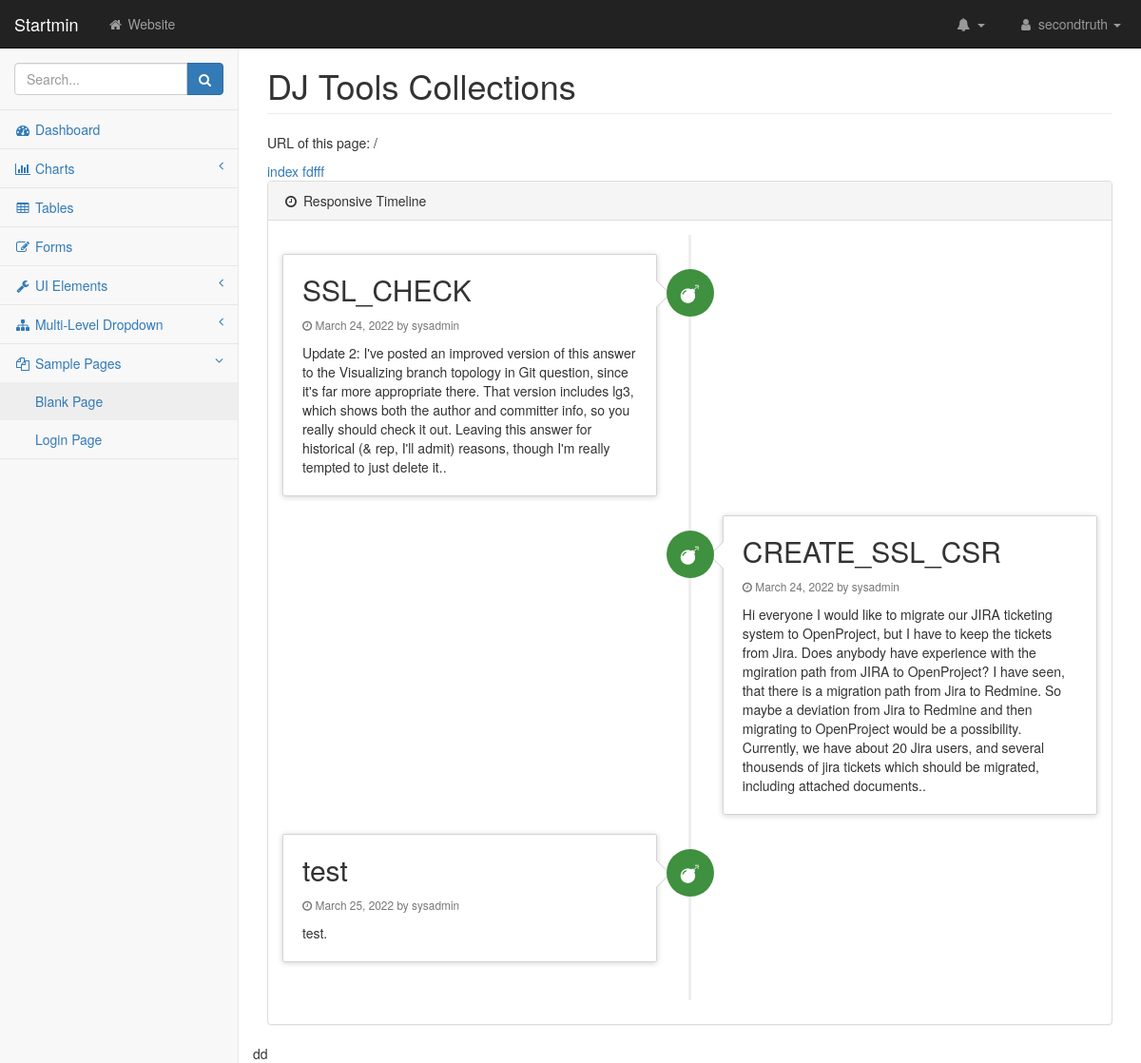
The page / on the database its author committed.
### service/models.py (models this page shows, shortened)
class Services(models.Model):
    service_title = models.CharField(max_length=100)
    service_desc = models.TextField()
    service_create_date = models.DateTimeField(default=timezone.now)
    service_author = models.ForeignKey(User,on_delete=models.CASCADE)
    service_status = models.IntegerField(default=1)

### service/views.py (the view)
# urls.py: path('', ServicesListView.as_view(), name='service-home'),
class ServicesListView(ListView):
    model = Services
    template_name = 'service/services.html'
    context_object_name = 'services'

### service/templates/service/services.html
 {% extends 'service/base.html' %}
 {% block content %}
    <a> index fdfff </a>
    <div class="panel panel-default">
      <div class="panel-heading">
          <i class="fa fa-clock-o fa-fw"></i> Responsive Timeline
      </div>
      <div class="panel-body">
          <ul class="timeline">
            {% for service in services %}
                {% if   service.service_status == 1 %}
                    <li class="{% cycle '' 'timeline-inverted' %}">
                            <div class="timeline-badge  success"><i class="fa fa-bomb"></i></div>
                            <div class="timeline-panel">
                                <div class="timeline-heading">
                                    <h2 class="timeline-title"> {{ service.service_title}} </h2>
                                    <p>
                                        <small class="text-muted"><i class="fa fa-clock-o"></i>  {{ service.service_create_date|date:"F d, Y" }}
                                        by {{ service.service_author }}
                                        </small>
                                    </p>
                                </div>
                                <div class="timeline-body">
                                    <p>{{ service.service_desc }}.</p>
                                </div>
                            </div>
                    </li>
                {% endif %}
            {% endfor %}
          </ul>
      </div>
  </div>
 {% endblock content %}

### service/static/service/css/startmin.css (style rules this page uses)
body { background-color: #f8f8f8; }

### service/static/service/css/timeline.css (style rules this page uses)
.timeline { position: relative; padding: 20px 0 20px; list-style: none; }
.timeline:before { content: " "; position: absolute; top: 0; bottom: 0; left: 50%; width: 3px; margin-left: -1.5px; background-color: #eeeeee; }
.timeline > li { position: relative; margin-bottom: 20px; }
.timeline > li:before, .timeline > li:after { content: " "; display: table; }
.timeline > li:after { clear: both; }
.timeline > li > .timeline-panel { float: left; position: relative; width: 46%; padding: 20px; border: 1px solid #d4d4d4; border-radius: 2px; -webkit-box-shadow: 0 1px 6px rgba(0,0,0,0.175); box-shadow: 0 1px 6px rgba(0,0,0,0.175); }
.timeline > li > .timeline-panel:before { content: " "; display: inline-block; position: absolute; top: 26px; right: -15px; border-top: 15px solid transparent; border-right: 0 solid #ccc; border-bottom: 15px solid transparent; border-left: 15px solid #ccc; }
.timeline > li > .timeline-panel:after { content: " "; display: inline-block; position: absolute; top: 27px; right: -14px; border-top: 14px solid transparent; border-right: 0 solid #fff; border-bottom: 14px solid transparent; border-left: 14px solid #fff; }
.timeline > li > .timeline-badge { z-index: 100; position: absolute; top: 16px; left: 50%; width: 50px; height: 50px; margin-left: -25px; border-radius: 50% 50% 50% 50%; text-align: center; font-size: 1.4em; line-height: 50px; color: #fff; background-color: #999999; }
.timeline > li.timeline-inverted > .timeline-panel { float: right; }
.timeline > li.timeline-inverted > .timeline-panel:before { right: auto; left: -15px; border-right-width: 15px; border-left-width: 0; }
.timeline > li.timeline-inverted > .timeline-panel:after { right: auto; left: -14px; border-right-width: 14px; border-left-width: 0; }
.timeline-badge.success { background-color: #3f903f !important; }
.timeline-title { margin-top: 0; color: inherit; }
.timeline-body > p, .timeline-body > ul { margin-bottom: 0; }

### rows shown on the page
Services: service_title "SSL_CHECK", service_create_date "March 24, 2022", service_author "sysadmin", service_desc "Update 2: I've posted an improved version of this answer to the Visualizing branch topology in Git question, since it's far more appropriate there. That version includes lg3, which shows both the author and committer info, so you really should check it out. Leaving this answer for historical (& rep, I'll admit) reasons, though I'm really tempted to just delete it."
Services: service_title "CREATE_SSL_CSR", service_create_date "March 24, 2022", service_author "sysadmin", service_desc "Hi everyone I would like to migrate our JIRA ticketing system to OpenProject, but I have to keep the tickets from Jira. Does anybody have experience with the mgiration path from JIRA to OpenProject? I have seen, that there is a migration path from Jira to Redmine. So maybe a deviation from Jira to Redmine and then migrating to OpenProject would be a possibility. Currently, we have about 20 Jira users, and several thousends of jira tickets which should be migrated, including attached documents."
Services: service_title "test", service_create_date "March 25, 2022", service_author "sysadmin", service_desc "test"

### other values the page prints
{{ request.get_full_path }} "/"
